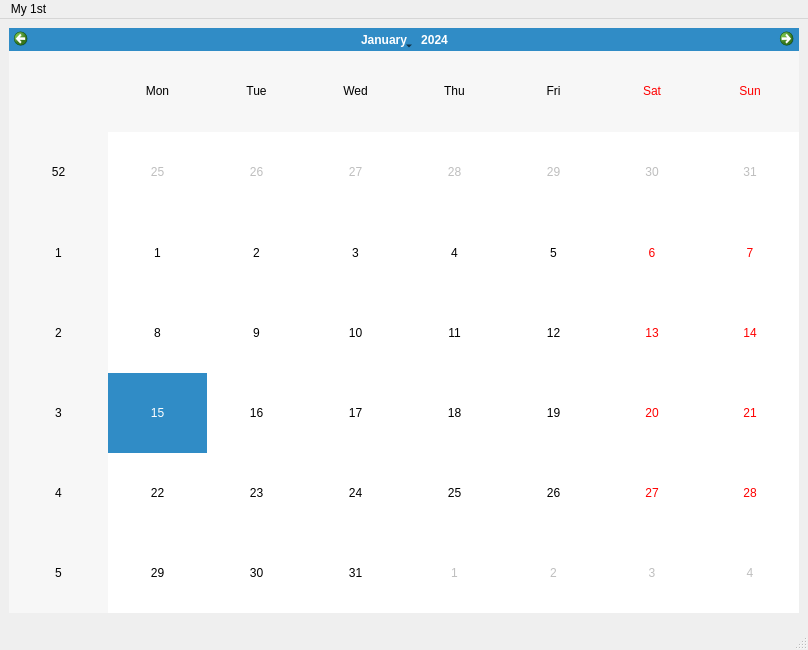
<ui version="4.0" >
 <class>MainWindow</class>
 <widget class="QMainWindow" name="MainWindow" >
  <property name="geometry" >
   <rect>
    <x>0</x>
    <y>0</y>
    <width>808</width>
    <height>650</height>
   </rect>
  </property>
  <property name="windowTitle" >
   <string>MainWindow</string>
  </property>
  <property name="unifiedTitleAndToolBarOnMac" >
   <bool>false</bool>
  </property>
  <widget class="QWidget" name="centralwidget" >
   <layout class="QVBoxLayout" >
    <item>
     <widget class="QCalendarWidget" name="calendarWidget" />
    </item>
    <item>
     <widget class="KSysGuardProcessList" name="ksysguardprocesslist" />
    </item>
    <item>
     <widget class="KDialog" name="K" >
      <property name="whatsThis" >
       <string>This is a test box</string>
      </property>
      <property name="styleSheet" >
       <string>Text:/Hello! this is a </string>
      </property>
     </widget>
    </item>
   </layout>
  </widget>
  <widget class="QStatusBar" name="statusbar" />
  <widget class="QMenuBar" name="menubar" >
   <property name="geometry" >
    <rect>
     <x>0</x>
     <y>0</y>
     <width>808</width>
     <height>24</height>
    </rect>
   </property>
   <widget class="QMenu" name="menuMy_1st" >
    <property name="title" >
     <string>My 1st</string>
    </property>
    <addaction name="actionQuit" />
   </widget>
   <addaction name="menuMy_1st" />
  </widget>
  <action name="actionQuit" >
   <property name="text" >
    <string>Quit</string>
   </property>
  </action>
 </widget>
 <customwidgets>
  <customwidget>
   <class>KDialog</class>
   <extends>QDialog</extends>
   <header>kdialog.h</header>
   <container>1</container>
  </customwidget>
  <customwidget>
   <class>KSysGuardProcessList</class>
   <extends>QWidget</extends>
   <header>ksysguardprocesslist.h</header>
  </customwidget>
 </customwidgets>
 <resources/>
 <connections>
  <connection>
   <sender>actionQuit</sender>
   <signal>triggered()</signal>
   <receiver>MainWindow</receiver>
   <slot>close()</slot>
   <hints>
    <hint type="sourcelabel" >
     <x>403</x>
     <y>549</y>
    </hint>
    <hint type="destinationlabel" >
     <x>403</x>
     <y>324</y>
    </hint>
   </hints>
  </connection>
 </connections>
</ui>
